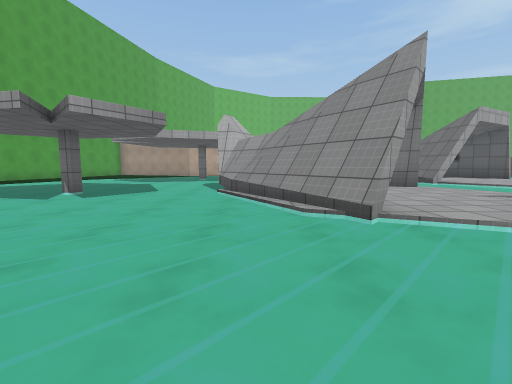
view 1 (above)

16 first-person views from a walk through a 3-D level made in the Unity game engine. The camera is 1.2 m above the floor, tilts 6° down and sees 90° across. The floor is counted in squares, 2 m on a side. Each view is taken from the middle of a square. On the plan, view 1 faces up. The plan holds only what a view shows up to about 9 squares ahead; the rest is blank. The place goes on beyond the plan. The player character is not drawn. Surface patterns are stand-ins for the level's own textures.

view 2
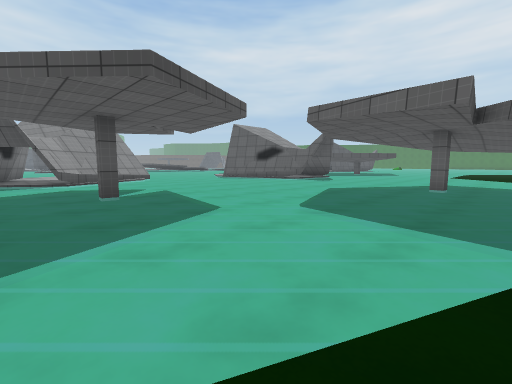

view 3
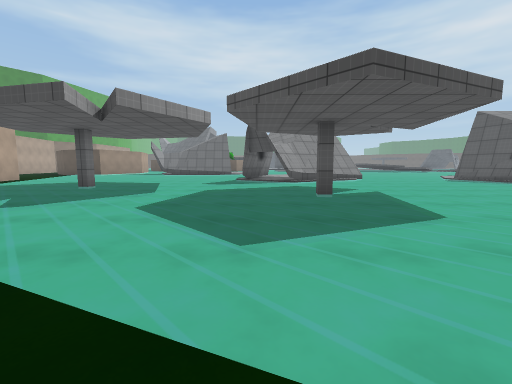

view 4
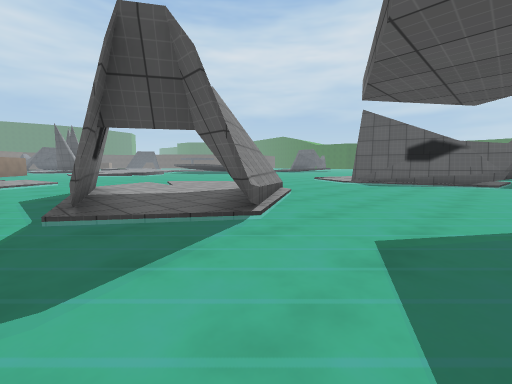

view 5
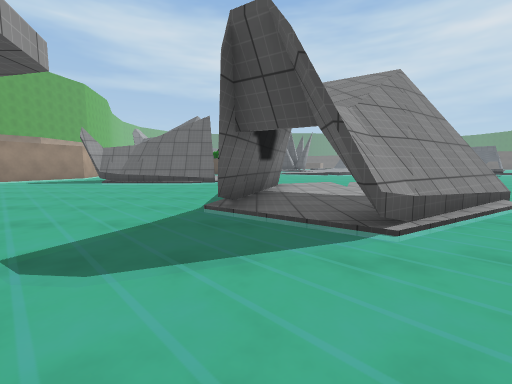

view 6
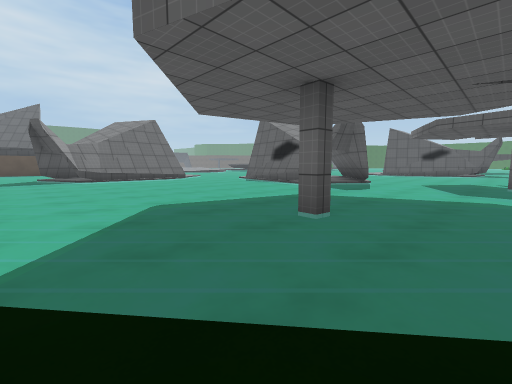

view 7
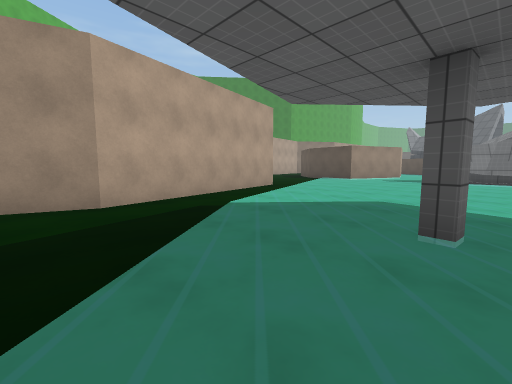

view 8
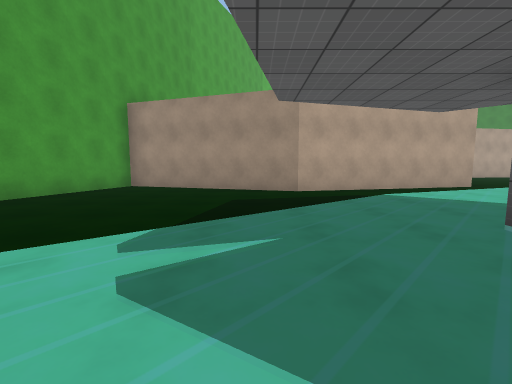

view 9
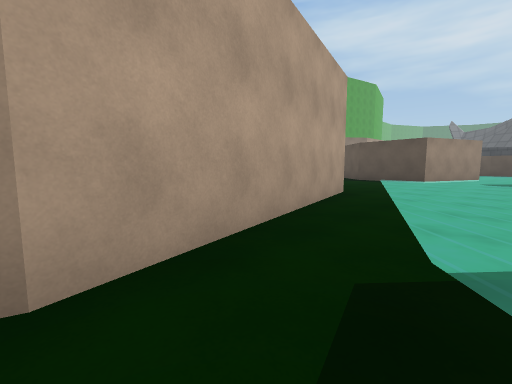

view 10
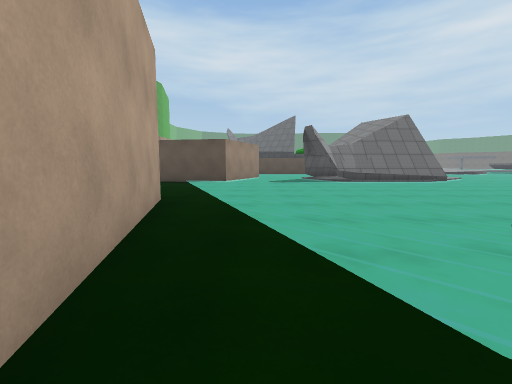

view 11
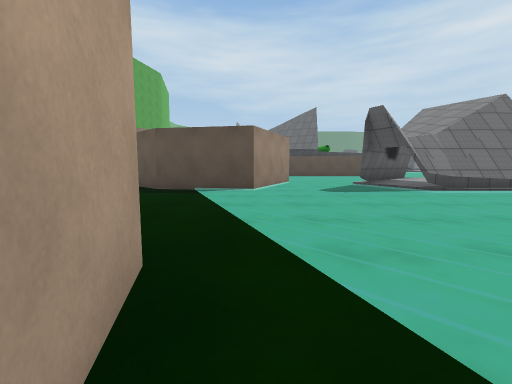

view 12
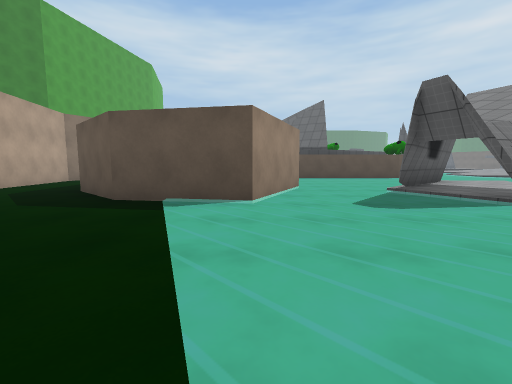

view 13
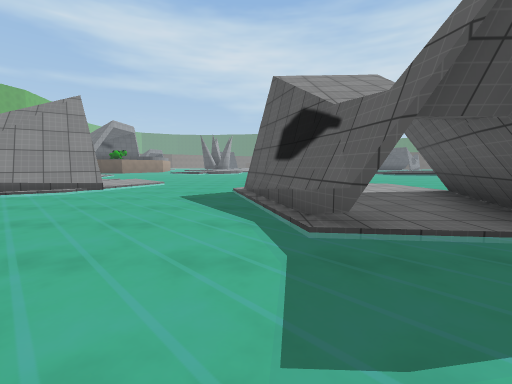

view 14
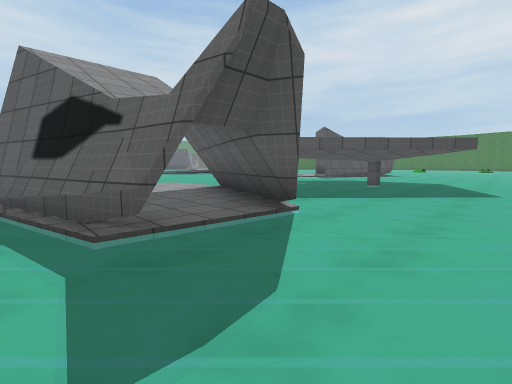

view 15
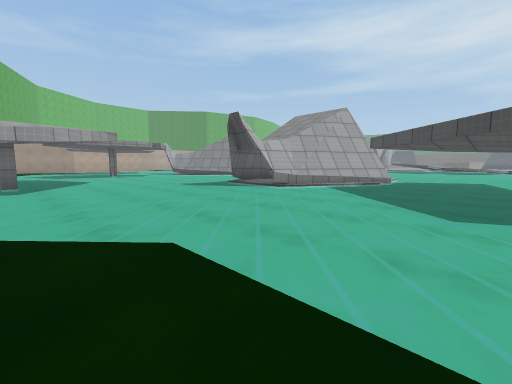

view 16
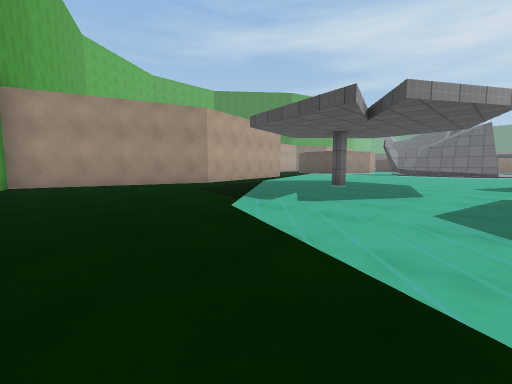

### Floor plan
Points are (right, up) in squares from view 1. A wall is a line through its corners. A room is listed if a view was taken in it or the views show most of it. See-through windows are left out.
Room 1 (views 1, 2, 3, 4, 5, 6, 7, 8, 9, 10, 11, 13, 14, 15, 16)
walls: (-4.2, 5.4) (-4.2, 5.9); (-0.4, 5.8) (-0.7, 6.3); (0, 5.2) (-0.2, 5.6) (-0.5, 5.8); (-0.2, 7.4) (0.3, 7.5); (0.2, 5) (-0.1, 5.7) (-0.5, 6); (0.6, 7.4) (1.8, 7); (1.4, 2.8) (-0.9, 6.1) (-0.9, 6.3) (-0.6, 6.3); (1.6, 3) (0, 5.3); (-0.8, -1.5) (1, -0.9); (-3.1, -1.9) (1, -1); (-2.8, -2) (-2.2, -1.9); (-2.3, -2) (-1.9, -1.8); (-3.2, -2.1) (-2.8, -1.8); (6, 8.4) (5.6, 12.3); (6.2, 8.5) (6.2, 9.1); (-3.1, -3.7) (-3.2, -3.5) (-3.3, -3.5); (-2.5, -3.8) (-3.2, -3.4); (6.1, 9.8) (6, 11.2); (-1.9, -3.9) (-2.3, -3.7) (-2.7, -3.6); (-1.6, -4) (-2.2, -3.5) (-2.7, -3.4); (6, 10.9) (6, 11.3) (5.8, 12); (5.9, 11.8) (5.9, 12.4) (6, 12.3); (6.2, 11.4) (5.9, 12.4); (5.9, 12.3) (5.7, 12.5) (5.7, 12.5); (0.6, -4.9) (-1.7, -3.9); (1.5, 16.7) (-4, 15.4) (-8.9, 16.9) (-9.4, 14.8); (0.5, -5.1) (-2.2, -3.9); (7.3, 12.8) (7.1, 13.1) (7.4, 13); (8.8, 14.8) (6, 16) (6.2, 17.4)
low walls: (-2.8, -1.8) (-2.2, -1.6); (0.5, -5.3) (-3.1, -3.7)
ways out: opening at (0, -6.5) to room 2; opening at (0.7, 1) to room 2; opening at (3, 16.2) to room 2; opening at (5, 7.5) to room 2; opening at (8, 14) to room 2; gap at (-3, -3) to room 2
Room 2 (view 12)
walls: (10.1, 10.1) (7.3, 13.1); (8.5, 11.6) (7.1, 13); (6.8, 8.6) (6.2, 8.5); (4.1, 6.3) (0.2, 7.5); (6.2, 17.4) (6.4, 18.5) (8, 20.1); (1.9, 3.4) (1.2, 2.7); (11.1, 23) (8.5, 22.6); (-0.2, 5.8) (0.1, 5.3); (-1.5, -1.6) (-2.8, -2); (-2.4, -3.3) (0.6, -4.6); (-2.5, -3.5) (0.6, -4.8); (-2.8, -3.3) (-2.3, -3.4); (-3, -3.4) (-2.4, -3.6)
low walls: (-0.5, -4.6) (0.6, -5); (-2.5, -3.8) (-0.8, -4.4); (-3.2, -3.5) (-2.4, -3.7)
ways out: opening at (0, -6.5) to room 1; opening at (0.7, 1) to room 1; opening at (3, 16.2) to room 1; opening at (5, 7.5) to room 1; opening at (8, 14) to room 1; gap at (-3, -3) to room 1

Positions as (right, up) in squares from view 1, and headings:
1: (0, 0), facing up
2: (-9, 7), facing down-right
3: (-9, 7), facing right
4: (-3, 8), facing down-right
5: (-3, 7), facing right
6: (-4, 14), facing down-right
7: (-5, 11), facing up-right
8: (-5, 9), facing up
9: (-4, 14), facing up-right
10: (-3, 15), facing right
11: (0, 16), facing right
12: (2, 16), facing right
13: (-5, -1), facing right
14: (-5, -1), facing down-right
15: (-8, -8), facing up-right
16: (-9, 8), facing up-right
